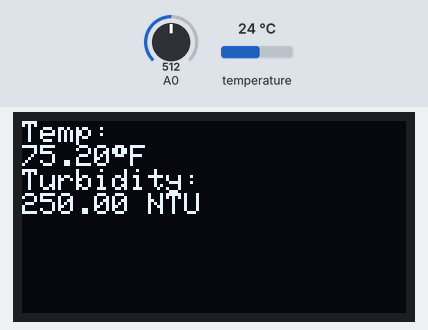
Bench run of a sketch on a simulated Arduino Uno, built with avr-gcc and run on an emulated ATmega328P. Parts: 128×64 one-colour display. Inputs (shaded band) come from the test bench; at power-on: temperature 24 °C, A0 = 512. What the sketch prints to the serial monitor is not drawn.

Above: at 1.2 s.
1.3 s: temperature set to 12 °C
At 2.4 s:
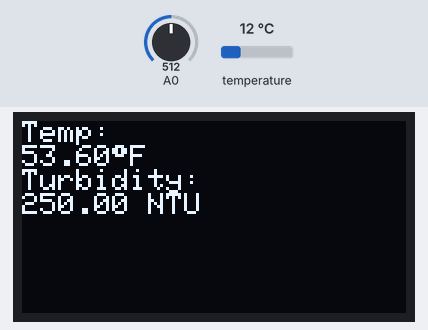
2.9 s: A0 set to 716
At 4.2 s:
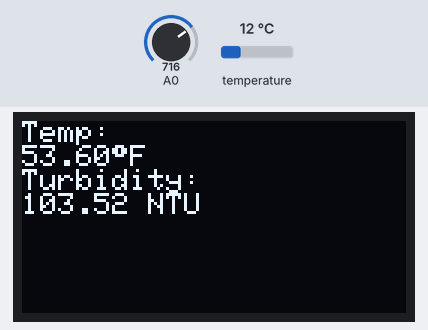
4.7 s: temperature set to 19 °C
At 5.9 s:
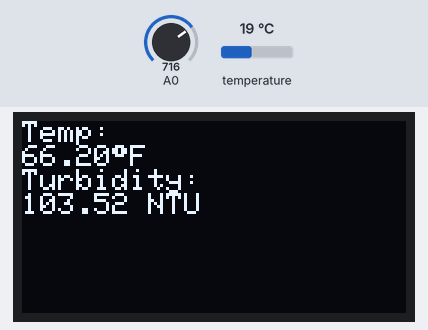
6.6 s: A0 set to 900
At 7.6 s:
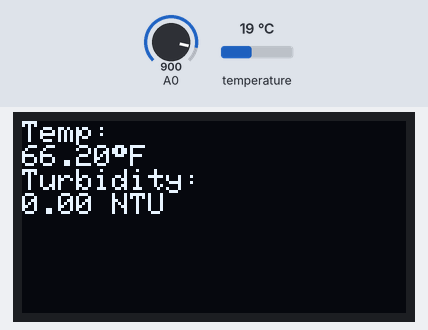
8.4 s: temperature set to 28 °C
At 9.4 s:
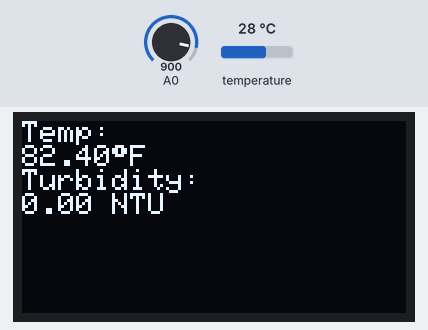
10.3 s: A0 set to 306
At 11.1 s:
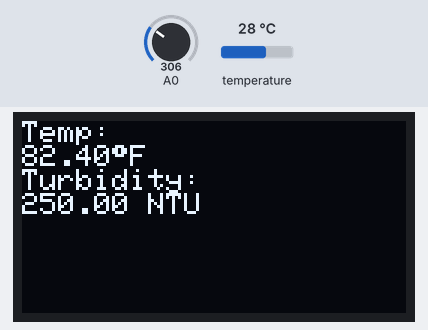
Timing chart, 0 to 13.1 s (numbered marks = the images above; inputs shaded):
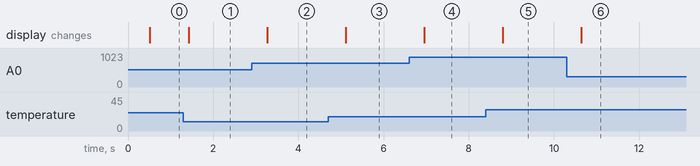

Measured:
- after the input at 1.3 s, the display: changes after 0.13 s (image 1)
- after the input at 2.9 s, the display: changes after 0.37 s (image 2)
- after the input at 4.7 s, the display: changes after 0.42 s (image 3)
- after the input at 6.6 s, the display: changes after 0.36 s (image 4)
- after the input at 8.4 s, the display: changes after 0.40 s (image 5)
- after the input at 10.3 s, the display: changes after 0.34 s (image 6)

The sketch:

MAJISENSETEMPTURBIDOLED.ino
```cpp
#include <Wire.h>
#include <OneWire.h>
#include <DallasTemperature.h>
#include <Adafruit_SSD1306.h>

#define ONE_WIRE_BUS 2                // DS18B20 data wire is connected to pin 2
#define OLED_RESET 4                  // Required for Adafruit display library

DeviceAddress thermometerAddress;     // Store the 64-bit device address of DS18B20

Adafruit_SSD1306 display(OLED_RESET); // Create display instance
OneWire oneWire(ONE_WIRE_BUS);        // Create a oneWire instance
DallasTemperature tempSensor(&oneWire);  // Create a DallasTemperature instance

// Calibration values for Turbidity Sensor
#define V_CLEAR 4.2  // Voltage in clear water (adjust based on real readings)
#define V_TURBID 2.5 // Voltage in turbid water (adjust based on real readings)

void setup() {
  Serial.begin(9600);

  // Initialize OLED Display
  display.begin(SSD1306_SWITCHCAPVCC, 0x3C);
  display.clearDisplay();
  display.display();

  // Initialize Temperature Sensor
  Serial.println("Initializing DS18B20 Temperature Sensor...");
  tempSensor.begin();

  if (!tempSensor.getAddress(thermometerAddress, 0)) {
    Serial.println("Unable to find DS18B20 Device.");
  } else {
    Serial.print("Device 0 Address: ");
    printAddress(thermometerAddress);
    Serial.println();
  }

  tempSensor.setResolution(thermometerAddress, 11);  // Set temperature resolution (9-12 bits)
}

void loop() {
  // Read temperature
  tempSensor.requestTemperatures();
  float tempC = tempSensor.getTempC(thermometerAddress);
  float tempF = DallasTemperature::toFahrenheit(tempC); // Convert to Fahrenheit

  // Read turbidity sensor
  int sensorValue = analogRead(A0); // Read from analog pin A0
  float voltage = sensorValue * (5.0 / 1024.0); // Convert ADC value to voltage

  // Convert voltage to NTU (0 = Clear, 250 = Turbid)
  float NTU = ((V_CLEAR - voltage) / (V_CLEAR - V_TURBID)) * 250;

  // Ensure NTU stays within range
  if (NTU > 250) NTU = 250;
  if (NTU < 0) NTU = 0;

  // Display temperature and turbidity (NTU)
  displayData(tempF, NTU, voltage);

  delay(500);  // Update readings every 500ms
}

void displayData(float temperature, float NTU, float voltage) {
  display.clearDisplay();
  display.setTextSize(1);
  display.setTextColor(WHITE);
  display.setCursor(0, 0);

  // Display temperature
  display.println("Temp:");
  display.print(temperature, 2);
  display.print((char)247); // Degree symbol
  display.println("F");

  // Display NTU (Turbidity)
  display.println("Turbidity:");
  display.print(NTU, 2);
  display.println(" NTU");

  // Serial Monitor Output (for debugging)
  Serial.print("Temp: ");
  Serial.print(temperature, 2);
  Serial.println(" F");

  Serial.print("Voltage: ");
  Serial.print(voltage, 2);
  Serial.println(" V");

  Serial.print("NTU: ");
  Serial.print(NTU, 2);
  Serial.println(" NTU");

  display.display();  // Update OLED display
}

// Print DS18B20 sensor address
void printAddress(DeviceAddress deviceAddress) {
  for (uint8_t i = 0; i < 8; i++) {
    if (deviceAddress[i] < 16) Serial.print("0");
    Serial.print(deviceAddress[i], HEX);
  }
}
```
